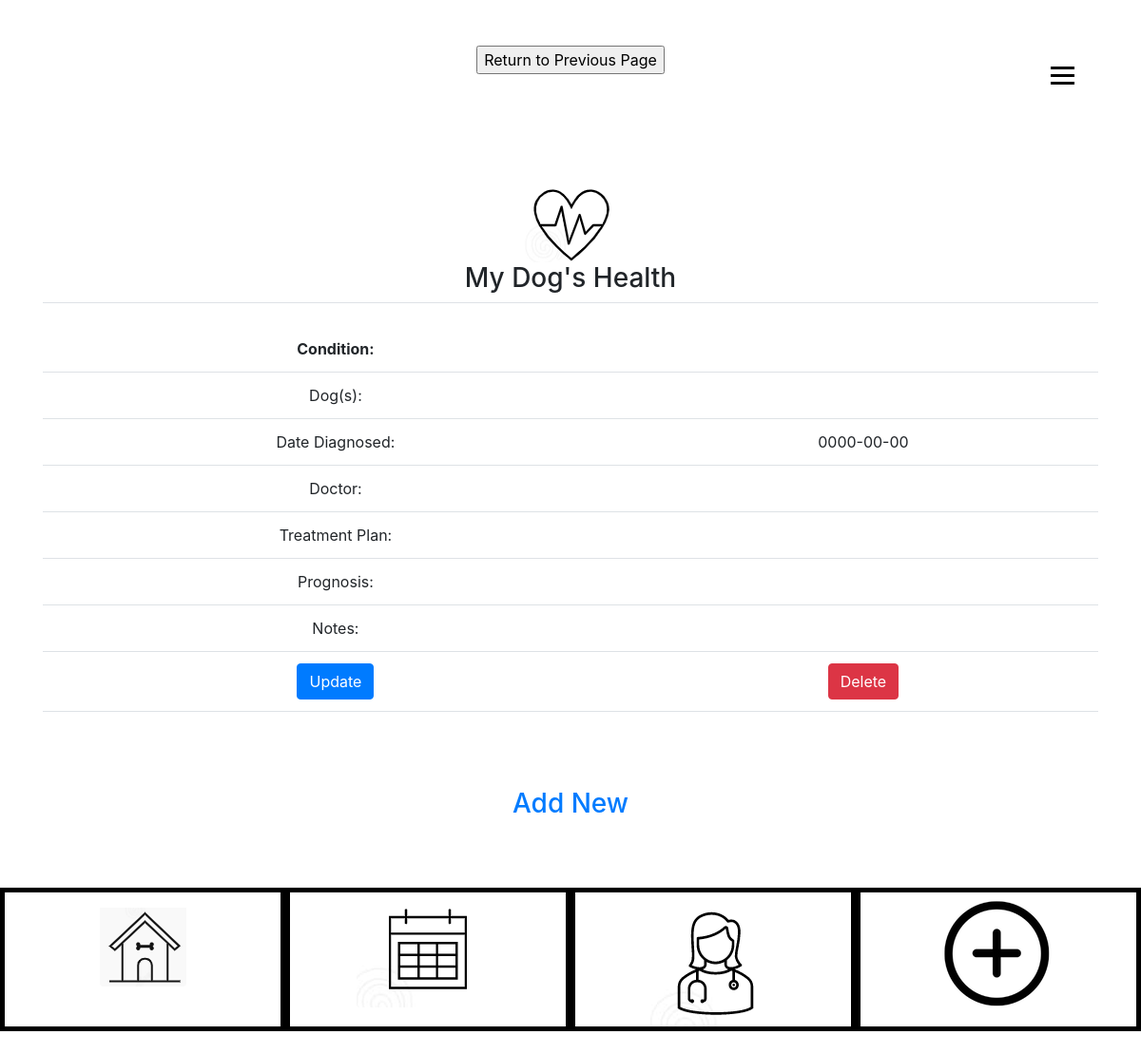
Before: /condition-create.php with the older database file.
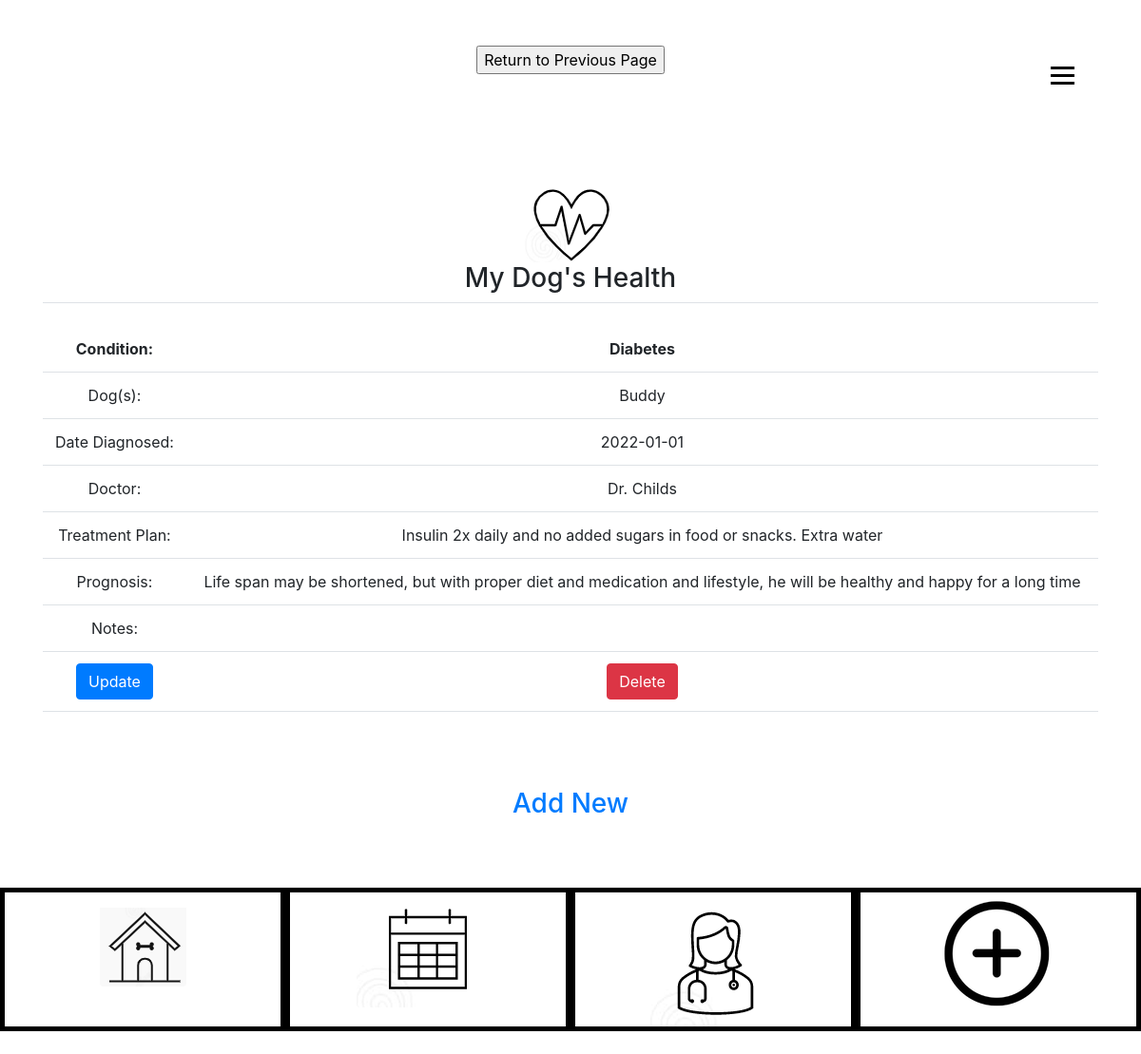
After: the same page with the newer database file.
### tables this page shows
CREATE TABLE `tbl_condition` (
  `ConditionId` int(15) NOT NULL,
  `fldconditionName` varchar(50) NOT NULL,
  `fldconditionDateDiagnosed` date NOT NULL,
  `fldconditionDoctor` varchar(50) NOT NULL,
  `fldconditionTreatment` varchar(150) NOT NULL,
  `fldconditionPrognosis` varchar(150) NOT NULL,
  `fldconditionNotes` varchar(150) NOT NULL,
  `fldconditionDog` varchar(50) NOT NULL
);

### condition-read.php (the view, shortened to what this page needs)
<?php
include 'db.php';
  $sql = "select * from tbl_condition";
  $result = $conn->query($sql);
  while($row = $result->fetch_assoc()) {
    echo "<td> <br><b>Condition:</td>";
    echo "<td><br><b>" . $row['fldconditionName'] . "</td>";
    echo "<td> Dog(s):</td>";
    echo "<td>" . $row['fldconditionDog'] . "</td>";
    echo "<td> Date Diagnosed:</td>";
    echo "<td>" . $row['fldconditionDateDiagnosed'] . "</td>";
    echo "<td> Doctor:</td>";
    echo "<td>" . $row['fldconditionDoctor'] . "</td>";
    echo "<td> Treatment Plan:</td>";
        echo "<td>" . $row['fldconditionTreatment'] . "</td>";
    echo "<td> Prognosis:</td>";
    echo "<td>" . $row['fldconditionPrognosis'] . "</td>";
    echo "<td> Notes:</td>";
    echo "<td>" . $row['fldconditionNotes'] . "</td>";
   echo '<td><a class="btn btn-primary" href="" role="button">Update</a></td>';
echo '<td><a class="btn btn-danger" href="" role="button">Delete</a></td>';
  }
?>

Changed rows visible on the page:
changed tbl_condition: fldconditionName (not shown) → "Diabetes"; fldconditionDog (not shown) → "Buddy"; fldconditionDateDiagnosed "0000-00-00" → "2022-01-01"; fldconditionDoctor (not shown) → "Dr. Childs"; fldconditionTreatment (not shown) → "Insulin 2x daily and no added sugars in food or snacks. Extra water"; fldconditionPrognosis (not shown) → "Life span may be shortened, but with proper diet and medication and lifestyle, he will be healthy and happy for a long time"
